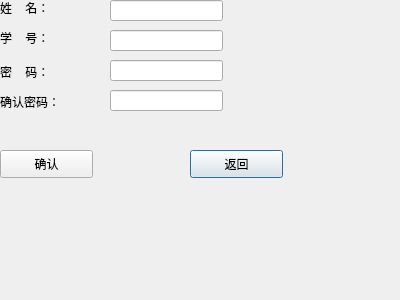
<?xml version="1.0" encoding="UTF-8"?>
<ui version="4.0">
 <class>registerDlg</class>
 <widget class="QDialog" name="registerDlg">
  <property name="geometry">
   <rect>
    <x>0</x>
    <y>0</y>
    <width>400</width>
    <height>300</height>
   </rect>
  </property>
  <property name="windowTitle">
   <string>Dialog</string>
  </property>
  <widget class="QLabel" name="label_4">
   <property name="geometry">
    <rect>
     <x>0</x>
     <y>0</y>
     <width>72</width>
     <height>15</height>
    </rect>
   </property>
   <property name="text">
    <string>姓    名：</string>
   </property>
  </widget>
  <widget class="QPushButton" name="returnBtn">
   <property name="geometry">
    <rect>
     <x>190</x>
     <y>150</y>
     <width>93</width>
     <height>28</height>
    </rect>
   </property>
   <property name="text">
    <string>返回</string>
   </property>
  </widget>
  <widget class="QLineEdit" name="registerid">
   <property name="geometry">
    <rect>
     <x>110</x>
     <y>30</y>
     <width>113</width>
     <height>21</height>
    </rect>
   </property>
   <property name="text">
    <string/>
   </property>
  </widget>
  <widget class="QLineEdit" name="registerpwd">
   <property name="geometry">
    <rect>
     <x>110</x>
     <y>60</y>
     <width>113</width>
     <height>21</height>
    </rect>
   </property>
  </widget>
  <widget class="QLineEdit" name="nameEdit">
   <property name="geometry">
    <rect>
     <x>110</x>
     <y>0</y>
     <width>113</width>
     <height>21</height>
    </rect>
   </property>
  </widget>
  <widget class="QLineEdit" name="registerpwd2">
   <property name="geometry">
    <rect>
     <x>110</x>
     <y>90</y>
     <width>113</width>
     <height>21</height>
    </rect>
   </property>
  </widget>
  <widget class="QLabel" name="label_2">
   <property name="geometry">
    <rect>
     <x>0</x>
     <y>64</y>
     <width>72</width>
     <height>16</height>
    </rect>
   </property>
   <property name="text">
    <string>密    码：</string>
   </property>
  </widget>
  <widget class="QLabel" name="label">
   <property name="geometry">
    <rect>
     <x>0</x>
     <y>30</y>
     <width>72</width>
     <height>15</height>
    </rect>
   </property>
   <property name="text">
    <string>学    号：</string>
   </property>
  </widget>
  <widget class="QLabel" name="label_3">
   <property name="geometry">
    <rect>
     <x>0</x>
     <y>94</y>
     <width>72</width>
     <height>16</height>
    </rect>
   </property>
   <property name="text">
    <string>确认密码：</string>
   </property>
  </widget>
  <widget class="QPushButton" name="registerBtn">
   <property name="geometry">
    <rect>
     <x>0</x>
     <y>150</y>
     <width>93</width>
     <height>28</height>
    </rect>
   </property>
   <property name="text">
    <string>确认</string>
   </property>
  </widget>
 </widget>
 <resources/>
 <connections/>
</ui>
